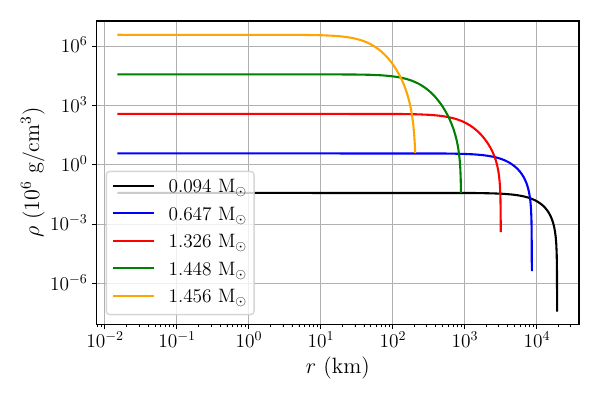

Source code (Python):
import numpy as np
import phy4910
import matplotlib
import matplotlib.pyplot as plt
from matplotlib import rc

# build some realistic models of white dwarfs and plot the densities

rc('text', usetex=True)
matplotlib.rcParams['mathtext.fontset'] = 'cm'
matplotlib.rcParams['font.family'] = 'STIXGeneral'
plt.rcParams.update({'font.size':14})
plt.rc('axes', labelsize=16)
plt.rcParams.update({'figure.autolayout': True})

fig = plt.figure(figsize=(6, 4))
ax = fig.add_subplot(1,1,1)
ax.grid(True)
#ax.set_xlim(8e-5, 4e-2)
#ax.set_ylim(8e-4, 2e4)
ax.set_xlabel(r"$r$ (km)")
ax.set_ylabel(r"$\rho$ ($10^6$ g/cm$^3$)")

rho_0s = [3.789e4, 3.789e6, 3.789e8, 3.789e10, 3.789e12]
colors = ['black', 'blue', 'red', 'green', 'orange']

for i in range(len(rho_0s)):
	r, rho, R, M = phy4910.build_white_dwarf(rho_0s[i], h=1e-4)
	ax.loglog(r, rho, color=colors[i], label=f"{M:.3f} M$_\odot$")

ax.legend()
#plt.show()
plt.savefig("A1_Q3_some_densities.pdf")
	
	
